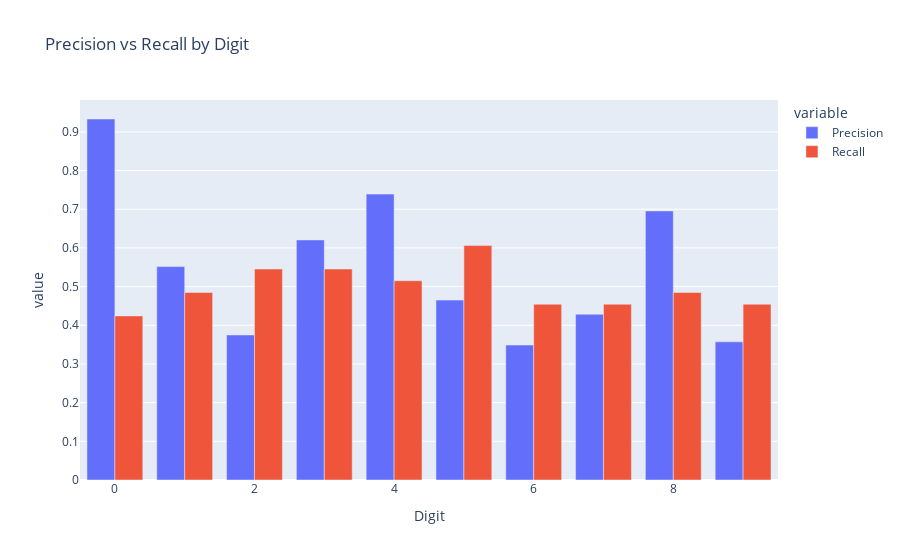

The cell this chart's notebook holds for it:
### Code cell
prec, rec, _, _ = precision_recall_fscore_support(y_true, y_pred, labels=range(10))
df = pd.DataFrame({'Digit':range(10),'Precision':prec,'Recall':rec})
fig = px.bar(df.melt(id_vars='Digit'), x='Digit', y='value', color='variable',
             barmode='group', title='Precision vs Recall by Digit')
fig.show()

### Figure 1 — Plotly figure (JSON) as saved in the notebook; plotly's stock layout.template omitted (floating-point values rounded to 4 significant figures)
{"data": [{"alignmentgroup": "True", "hovertemplate": "variable=Precision<br>Digit=%{x}<br>value=%{y}<extra></extra>", "legendgroup": "Precision", "marker": {"color": "#636efa", "pattern": {"shape": ""}}, "name": "Precision", "offsetgroup": "Precision", "orientation": "v", "showlegend": true, "textposition": "auto", "type": "bar", "x": [0, 1, 2, 3, 4, 5, 6, 7, 8, 9], "xaxis": "x", "y": [0.9333, 0.5517, 0.375, 0.6207, 0.7391, 0.4651, 0.3488, 0.4286, 0.6957, 0.3571], "yaxis": "y"}, {"alignmentgroup": "True", "hovertemplate": "variable=Recall<br>Digit=%{x}<br>value=%{y}<extra></extra>", "legendgroup": "Recall", "marker": {"color": "#EF553B", "pattern": {"shape": ""}}, "name": "Recall", "offsetgroup": "Recall", "orientation": "v", "showlegend": true, "textposition": "auto", "type": "bar", "x": [0, 1, 2, 3, 4, 5, 6, 7, 8, 9], "xaxis": "x", "y": [0.4242, 0.4848, 0.5455, 0.5455, 0.5152, 0.6061, 0.4545, 0.4545, 0.4848, 0.4545], "yaxis": "y"}], "layout": {"barmode": "group", "legend": {"title": {"text": "variable"}, "tracegroupgap": 0}, "title": {"text": "Precision vs Recall by Digit"}, "xaxis": {"anchor": "y", "domain": [0, 1], "title": {"text": "Digit"}}, "yaxis": {"anchor": "x", "domain": [0, 1], "title": {"text": "value"}}}}
